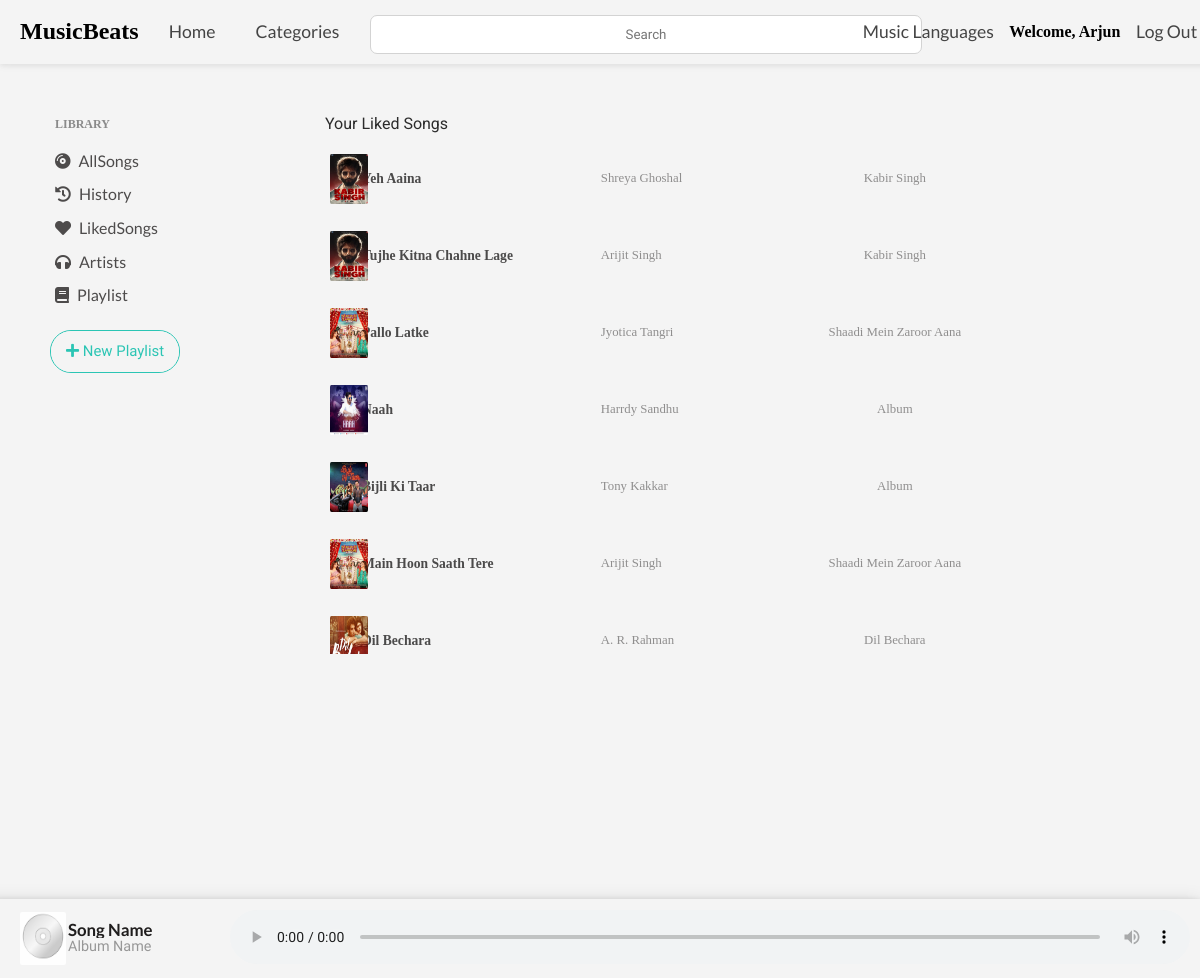
/likesong (signed in), run on the app's committed database.
### music_app/models.py (models this page shows, shortened)
class Song(models.Model):
    song_id = models.AutoField(primary_key=True)
    count = models.IntegerField(default=0)
    name = models.CharField(max_length=200)
    tags = models.CharField(choices=tags, max_length=20, default='Classical')
    genre = models.CharField(choices=genre, max_length=20, default='Album')
    language = models.CharField(choices=language, max_length=20, default='Hindi')
    year = models.CharField(choices=yearOfRelease, max_length=20, default='2021')
    singer1 = models.CharField(max_length=200)
    singer2 = models.CharField(max_length=200, default='')
    productionHouse = models.CharField(choices=productionHouse, max_length=20, default='Unknown')
    movie = models.CharField(max_length=500, default="")
    image = models.ImageField(upload_to="images")
    song = models.FileField(upload_to='songs')

### music_app/views.py (the view)
# urls.py: path('likesong', views.likesong, name = "likesong"),
def likesong(request):
    myPlaylists  = []
    try:
        user = request.user
        if user.is_authenticated:
            myPlaylists = list(Playlist.objects.filter(user=user))
        if(user.is_authenticated):
            if request.method=="POST":
                song_id = request.POST["music_id"]
                isPresent = False
                if LikedSong.objects.filter(user=user, music_id=song_id).exists():
                    isPresent = True
                if isPresent:
                    LikedSong.objects.filter(user=user, music_id=song_id).delete()
                else:
                    like = LikedSong(user = user, music_id = song_id)
                    like.save()
                message = "Successfull"
                return HttpResponse(json.dumps({'message': message}))
            else:
                like = LikedSong.objects.filter(user=user)
                ids = []
                for i in like:
                    ids.append(i.music_id)
                preserved = Case(*[When(pk=pk, then=pos) for pos, pk in enumerate(ids)])
                likedSongs = Song.objects.filter(song_id__in=ids).order_by(preserved)
                return render(request, "likedSong.html", {'likedSongs':likedSongs})
        else:
            return redirect("/")
    except:
        return redirect("/")

### music_app/templates/likedSong.html (shortened to what this page needs)
{%extends 'header.html'%}
{% block body %}
{% load static %}
<body>
    <div id="body-center">
        <p class="headings">Your Liked Songs</p>
        <div id="playlist">
            {% for i in likedSongs reversed %}
            <div id="sameMovieCard">
                <div class="container_songpost">
                    <img src="{{i.image.url}}" id="A_{{i.song_id}}" />
                    <div class="overlay_songpost"></div>
                </div>
                <div class="songpost_data">
                    <h5 class="song-name" id="B_{{i.song_id}}">
                        {{i.name}}</h5>
                    <p class="singer-name">{{i.singer1}}</p>
                    <p class="movie-name" id="C_{{i.song_id}}">
                        {{i.movie}}</p>
                </div>
            </div>
            {% endfor %}
        </div>
    </div>
    <div id="audio_main" class="audio-decs">
        <div class="audio-data">
            <img id="audio-img" style="height: 53px; width: 64%; border-radius: 4%; margin: 3px 0px 3px 30px;"
                src="{% static 'staticDisk.jpg' %}" alt="Image here">
            <div style="margin: auto 6px;">
                <h4 id="audio-song">Song Name</h4>
                <p id="audio-movie" style="color: rgb(151, 151, 151);">Album Name</p>
            </div>
        </div>
        <div style="margin: auto 0px;">
            <audio preload="none" controls id="audioPlayer">
            </audio>
        </div>
    </div>
    {% endblock %}

### music_app/templates/header.html (shortened to what this page needs)
<!doctype html>
<html lang="en">
{% load static %}
{% load socialaccount %}
<head>
    <link rel="stylesheet" href="https://unpkg.com/flickity@2/dist/flickity.min.css">
    <link rel="stylesheet" href="https://pro.fontawesome.com/releases/v5.10.0/css/all.css"
 />
    <link rel="stylesheet" href="{% static 'hamburgerNavbar.css' %}">
    <link rel="stylesheet" href="{% static 'navbar.css' %}">
    <link rel="stylesheet" href="{% static 'centerBody.css' %}">
    <link rel="stylesheet" href="{% static 'leftBody.css' %}">
    <link rel="stylesheet" href="{% static 'audioBar.css' %}">
    <link rel="stylesheet" href="{% static 'playlistPopUp.css' %}">
    <link rel="stylesheet" href="{% static 'loginSignup.css' %}">
    <link rel="stylesheet" href="{% static 'loader.css' %}">
    <link rel="stylesheet" href="{% static 'footer.css' %}">
    <link rel="stylesheet" href="{% static 'mediaQueries.css' %}">
    <link rel="stylesheet" href="{% static 'alert.css' %}">
    <link rel="stylesheet" href="{% static 'customScrollBar.css' %}">
</head>
<body>
    <div id="navbar">
        <div id="nav-left">
            <h2 style="margin: auto 10px;">MusicBeats</h2>
            <a style="margin: auto 10px;" href="/">Home</a>
            <a style="margin: auto 10px;" href="">Categories</a>
        </div>
        <div id='nav-center'>
            <form class="searchBar" autocomplete="off" method="POST" action="/searchResults"> {% csrf_token %}
                <input type="text" class="searchText" name="data" placeholder="Search">
            </form>
        </div>
        <div id="nav-right">
            <a style="margin: auto;" href="">Music Languages</a>
            {% if user.is_authenticated %}
            <h4 style="margin: auto;">Welcome, {{user.first_name}}</h4>
            <a style="margin: auto;" href="/logout">Log Out</a>
            {% else %}
            <a id="modal_trigger" href="#modal">Login or Register</a>
            {% endif %}
        </div>
    </div>
    <div id="body-left">
        <div>
            <p
                style="margin: 5px; font-size: 0.75rem; font-weight: 700; line-height: 2.5; color: rgb(138, 138, 138); text-align: left;">
                LIBRARY</p>
            <a class="left-panel-btn" href="/allSongs"><i class="fas fa-compact-disc"></i> AllSongs</a><br>
            {% if user.is_authenticated %}
            <a class="left-panel-btn" href="/history"><i class="fas fa-history"></i> History</a><br>
            {% endif %}
            {% if user.is_authenticated %}
            <a class="left-panel-btn" href="/likesong"><i class="fas fa-heart"></i> LikedSongs</a><br>
            {% endif %}
            <a class="left-panel-btn"><i class="fas fa-headphones"></i> Artists</a><br>
            <a class="left-panel-btn"><i class="fas fa-book"></i> Playlist</a><br>
            <br>
            {% if user.is_authenticated %}
            <a class="glow-on-hover"
                onclick="document.getElementById('modal-wrapper-playlist').style.display='block'"><i
                    class="fas fa-plus"></i> New Playlist</a>
            {% endif %}
            <br>
            <br>
        </div>
    </div>
    {% block body %}
    {% endblock %}
</body>
</html>

### music_app/static/hamburgerNavbar.css (style rules this page uses)
* { margin: 0; padding: 0; }
body { width: 100%; height: 139px; background-color: rgb(244, 244, 244); overflow: hidden; }
html { scroll-behavior: smooth; }

### music_app/static/navbar.css (style rules this page uses)
#navbar { width: 100%; padding: 10px; display: grid; grid-template-columns: 30% 40% 30%; overflow: hidden; box-shadow: 0 2px 4px 0 rgba(0, 0, 0, 0.05), 0 1px 10px 0 rgba(0, 0, 0, 0.05); }
#nav-right { display: flex; }
#nav-left { display: flex; }
#navbar a { text-decoration: none; padding: 10px; font-family: 'Lato', sans-serif; cursor: pointer; font-size: 1.1rem; color: rgb(68, 68, 68); }
.searchText { width: 550px; height: 2.3rem; border-radius: 7px; margin: 5px auto 0px auto; text-align: center; color: rgb(130, 131, 131); border: 1px solid rgb(211, 211, 211); font-family: 'Baloo Bhai 2', cursive; }

### music_app/static/centerBody.css (style rules this page uses)
#body-center { height: 550px; padding: 20px; margin-left: 240px; padding-right: 40px; overflow: auto; }

### music_app/static/leftBody.css (style rules this page uses)
#body-left { width: 150px; height: 700px; background-repeat: repeat-y; overflow: hidden; position: absolute; padding: 40px 0px 30px 50px; }
.left-panel-btn { font-family: 'Lato', sans-serif; margin: 5px; font-size: 1rem; line-height: 2.1; word-spacing: 0.3rem; color: rgb(77, 75, 75); text-decoration: none; text-align: left; cursor: pointer; }
.glow-on-hover { display: inline-block; text-decoration: none; vertical-align: middle; font-family: 'Baloo Bhai 2', cursive; padding: 6px 27px; font-size: .93333rem; line-height: 1.4; padding: 10px 15px 10px 15px; border: 1px solid #2bc5b4; outline: none; color: #2bc5b4; background: rgb(244, 244, 244); cursor: pointer; position: relative; z-index: 0; border-radius: 21px; }
.glow-on-hover:before { content: ''; background: linear-gradient(45deg, #4cdac2, #00ffd5, #079c8b, #8feede); position: absolute; top: -2px; left:-2px; background-size: 400%; z-index: -1; filter: blur(2px); width: calc(100% + 4px); height: calc(100% + 4px); animation: glowing 20s linear infinite; opacity: 0; transition: opacity .4s ease-in-out; border-radius: 21px; }
.glow-on-hover:after { z-index: -1; content: ''; position: absolute; width: 100%; height: 100%; background: rgb(244, 244, 244); left: 0; top: 0; border-radius: 21px; }

### music_app/static/audioBar.css (style rules this page uses)
.audio-decs { display: grid; grid-template-columns: 20% 80%; position: fixed; bottom: 0px; right: 0px; width: 100%; padding: 10px; z-index: 1; background-color: rgb(244, 244, 244); box-shadow: 0 4px 8px 0 rgba(0, 0, 0, 0.3), 0 6px 20px 0 rgba(0, 0, 0, 0.19); }
.audio-data { display: grid; grid-template-columns: 30% 80%; }
.audio-decs h4 { font-family: 'Lato', sans-serif; line-height: 1; font-size: 1.05rem; color: rgb(31, 29, 29); white-space: nowrap; overflow: hidden; text-overflow: ellipsis; }
.audio-decs p { font-family: 'Baloo Bhai 2', cursive; font-size: 0.9rem; color: rgb(156, 156, 156); white-space: nowrap; overflow: hidden; text-overflow: ellipsis; }
#audioPlayer { width: 100%; }

### music_app/templates/likedSong.html (style rules this page uses)
#body-center { height: 550px; padding: 20px; margin-left: 240px; padding-right: 40px; overflow: auto; }
#sameMovieCard { margin: 5px 150px 5px 20px; display: grid; grid-template-columns: 10% 90%; padding: 10px 5px; transition: 0.3s; }
.headings { margin: 30px 10px 10px 65px; font-size: 1rem; font-family: 'Roboto', sans-serif; color: rgb(43, 43, 43); }
#playlist { list-style: none; }
.container_songpost { border-radius: 4%; position: relative; margin: 1px 0px 1px 45px; width: 75%; height: 50px; }
.overlay_songpost { position: absolute; border-radius: 4%; top: 0; left: 0; width: 70%; height: 50px; background: rgba(0, 0, 0, 0); transition: background 0.5s ease; }
.container_songpost img { border-radius: 4%; position: absolute; width: 70%; margin: auto; height: 50px; left: 0; }
.songpost_data { display: grid; grid-template-columns: 33% 33% 34%; }
.singer-name { margin: auto 30px; color: rgb(143, 142, 142); font-size: 0.8rem; }
.song-name { margin: auto 5px; color: rgb(75, 74, 74); font-size: 0.85rem; }
.movie-name { margin: auto; color: rgb(143, 142, 142); font-size: 0.8rem; }

### data on the page
Song: image (picture), name "Yeh Aaina", singer1 "Shreya Ghoshal", movie "Kabir Singh"
Song: image (picture), name "Tujhe Kitna Chahne Lage", singer1 "Arijit Singh", movie "Kabir Singh"
Song: image (picture), name "Pallo Latke", singer1 "Jyotica Tangri", movie "Shaadi Mein Zaroor Aana"
Song: image (picture), name "Naah", singer1 "Harrdy Sandhu", movie "Album"
Song: image (picture), name "Bijli Ki Taar", singer1 "Tony Kakkar", movie "Album"
Song: image (picture), name "Main Hoon Saath Tere", singer1 "Arijit Singh", movie "Shaadi Mein Zaroor Aana"
Song: image (picture), name "Dil Bechara", singer1 "A. R. Rahman", movie "Dil Bechara"

### other printed values
{{ user.first_name }} "Arjun"
